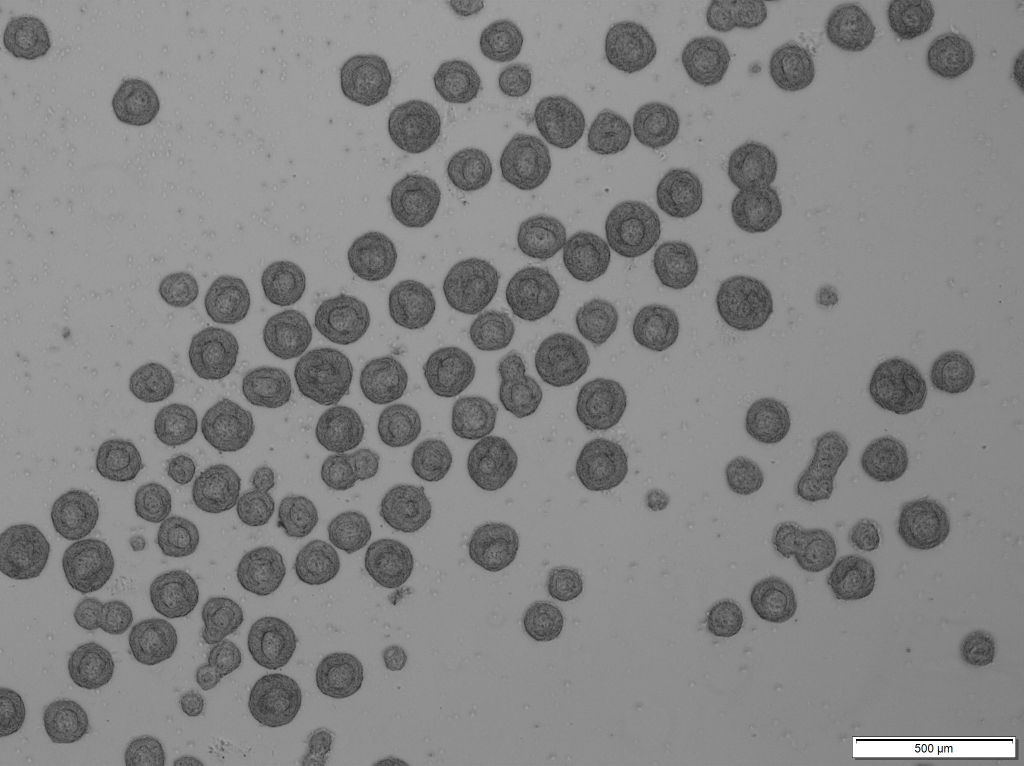
#> input picture .test_images/StemFlex and StemScale/mTeSR plus Stemflex D2-1.jpg, 2048 x 1532 px, found by its file name (shown at 1/2 size)
$ python testb.py
#> lines starting #> are read from the running program, lines starting #| are printed output that depends on the picture
import cv2
import numpy as np

originalPicRead = cv2.imread('.test_images\StemFlex and StemScale\mTeSR plus Stemflex D2-1.jpg')
#> originalPicRead is the input picture: shape (1532, 2048, 3); mean B, G, R 132.5, 132.5, 132.5
img_bgr = cv2.resize(originalPicRead, (0,0), fx=0.33, fy=0.33)
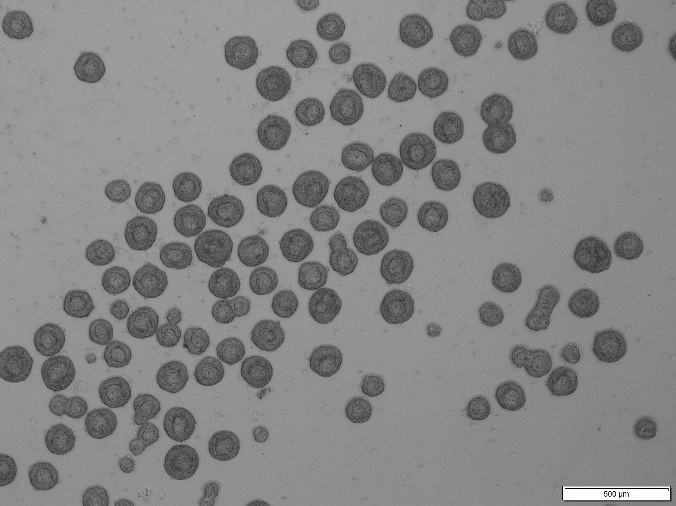
#> img_bgr: shape (506, 676, 3); mean B, G, R 132.4, 132.4, 132.4
img_gray = cv2.cvtColor(img_bgr, cv2.COLOR_BGR2GRAY)

templateR = cv2.imread('.test_images\\template_test.png',0)
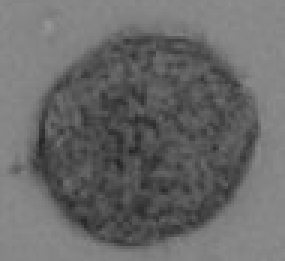
#> input picture .test_images/template_test.png, 95 x 87 px, found by its file name (shown 3 times larger)
#> templateR is the input picture: shape (87, 95); min 36, max 150, mean 105

w,h = templateR.shape[::-1]
#> w = 95; h = 87

for magn in range(1,11):
    mult = magn*0.35
    w,h = int(mult*w),int(mult*h)
    template = cv2.resize(templateR, (0,0), fx=mult, fy = mult)

    res = cv2.matchTemplate(img_gray, template, cv2.TM_CCOEFF_NORMED)
    threshold = 0.4
    loc = np.where(res >= threshold)

    for pt in zip(*loc[::-1]):
        cv2.rectangle(img_bgr, pt, (pt[0]+w, pt[1]+h), (0,255,255), 2)
#> this loop made 10 passes
#> loc on passes 1 to 10: 13163 positions, rows 0 to 476, columns 0 to 636, 5130 positions, rows 0 to 416, columns 44 to 610, 1118 positions, rows 60 to 256, columns 283 to 570, (empty array, empty array), (empty array, empty array), (empty array, empty array), (empty array, empty array), (empty array, empty array), (empty array, empty array), (empty array, empty array)
#> pass 1, `template = cv2.resize(templateR, (0,0), fx=mult, fy = mult)`:
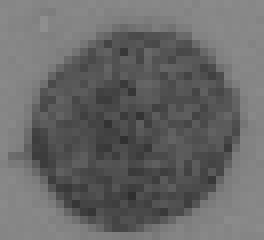
#> template: shape (30, 33) (shown 8 times larger); min 47, max 143, mean 104.3
#> pass 1, `res = cv2.matchTemplate(img_gray, template, cv2.TM_CCOEFF_NORMED)`:
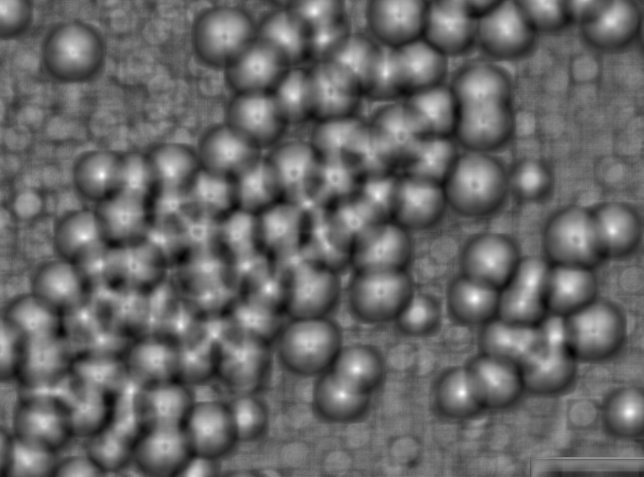
#> res: shape (477, 644) float32; min -0.609, max 0.863, mean -0.0149; drawn with min black and max white
#> pass 2, `res = cv2.matchTemplate(img_gray, template, cv2.TM_CCOEFF_NORMED)`:
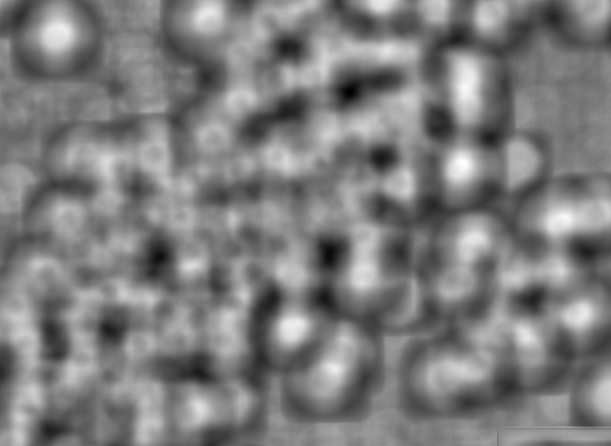
#> res: shape (446, 611) float32; min -0.649, max 0.65, mean -0.00984; drawn with min black and max white
#> after the loop:
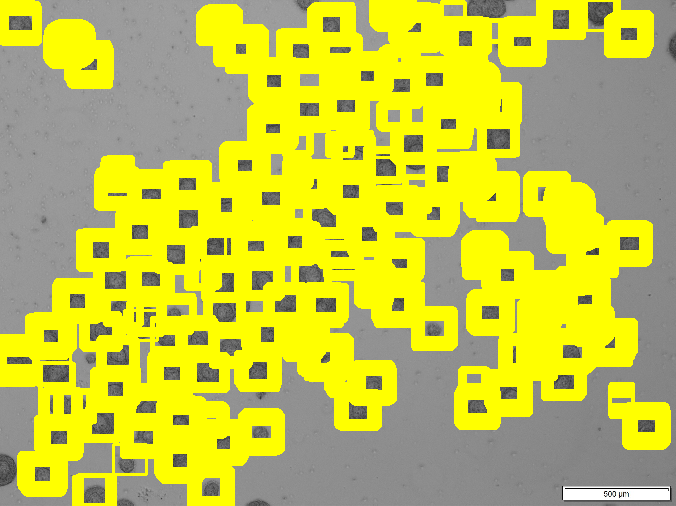
#> img_bgr: shape (506, 676, 3); mean B, G, R 68.3, 197.1, 197.1

img_bgr = cv2.resize(img_bgr, (0,0), fx=3, fy=3)
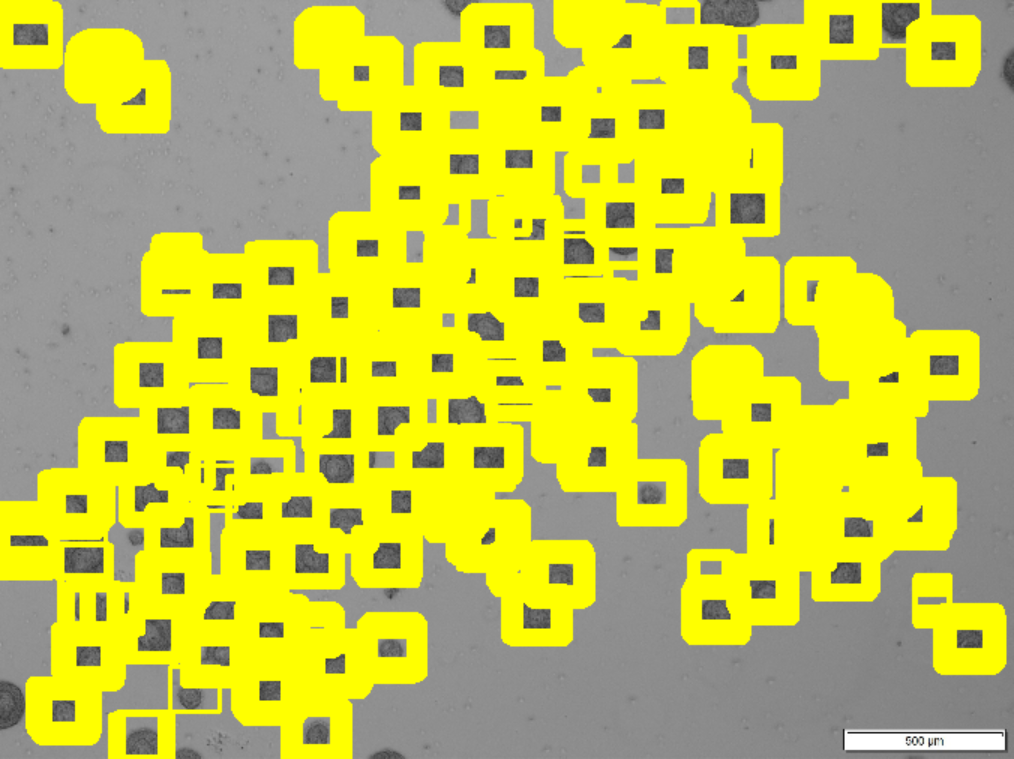
#> img_bgr: shape (1518, 2028, 3) (shown at 1/2 size); mean B, G, R 68.3, 197, 197

cv2.imshow('test', originalPicRead)
cv2.imshow('Detected', img_bgr)
cv2.waitKey(0)
cv2.destroyAllWindows()
